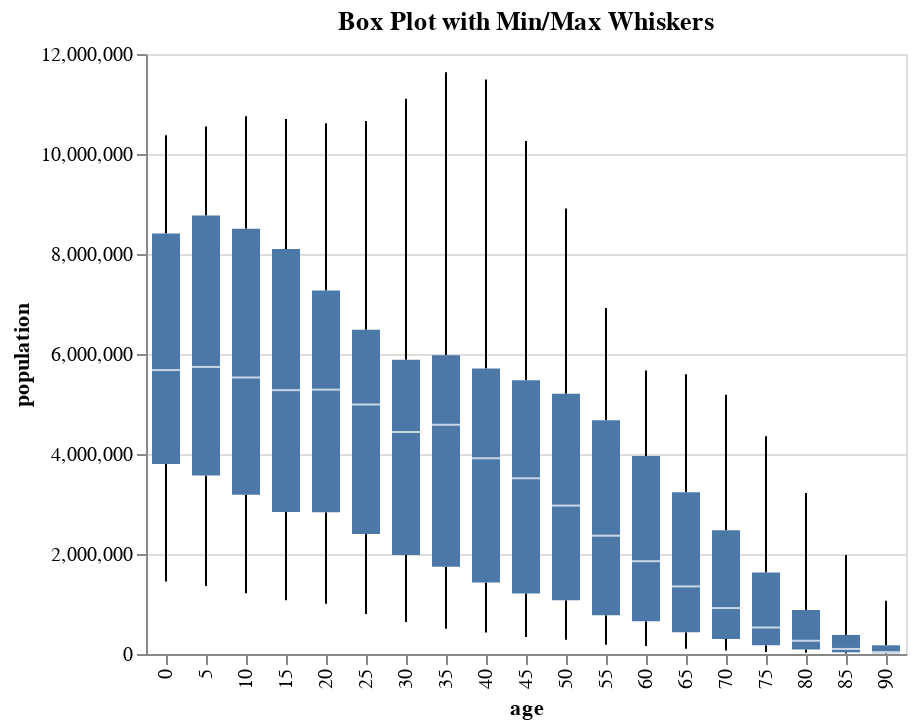

The cell this chart's notebook holds for it:
### Markdown cell above
## Box Plot with Min/Max Whiskers

### Code cell
@vlplot(
  data = population,
  mark={:boxplot, extent="min-max"}, # The range is the min and max
  x = "age:o",
  y = {"people", title = "population"},
  title = "Box Plot with Min/Max Whiskers"
)

### Figure 1 — Vega-Lite specification as saved in the notebook (floating-point values rounded to 4 significant figures; data arrays with more than 128 entries replaced by an {"elided": "..."} marker saying what was removed)
{"data": {"values": {"elided": "570 records"}}, "encoding": {"x": {"field": "age", "type": "ordinal"}, "y": {"field": "people", "title": "population", "type": "quantitative"}}, "mark": {"extent": "min-max", "type": "boxplot"}, "title": "Box Plot with Min/Max Whiskers"}
